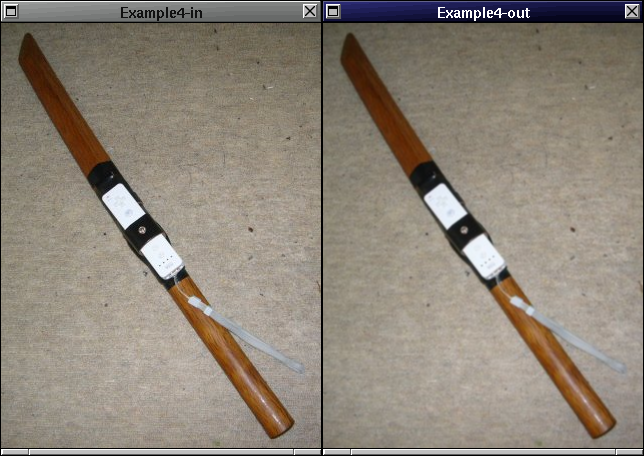
//> input picture chapter_02/gaussian_converted_image.png, 644 x 456 px
$ ./example_2-6 gaussian_converted_image.png   (built with g++ and OpenCV 4)
//> lines starting //> are read from the running program, lines starting //| are printed output that depends on the picture
/*!
  \brief example_2-6.cpp Canny エッジ検出フィルタの適用

  \author Satofumi KAMIMURA

  $Id$
*/

#include <cv.h>
#include <highgui.h>
#include <iostream>

using namespace std;


namespace
{
    IplImage* do_canny(IplImage* original,
                       double low_threshold,
                       double high_threshold,
                       double aperture)
    {
        if (original->nChannels != 1) {
            // グレスケール画像以外は扱わない
            cout << "nChannels: " << original->nChannels << endl;
            return NULL;
        }

        IplImage* converted = cvCreateImage(cvGetSize(original),
                                            IPL_DEPTH_8U, 1);

        cvCanny(original, converted, low_threshold, high_threshold, aperture);
        return converted;
    }
}


int main(int argc, char *argv[])
{
    if (argc <= 1) {
        cout << "usage: " << argv[0] << " <image file>" << endl;
        return 1;
    }

    const char* image_file = argv[1];
    IplImage* original = cvLoadImage(image_file, CV_LOAD_IMAGE_GRAYSCALE);
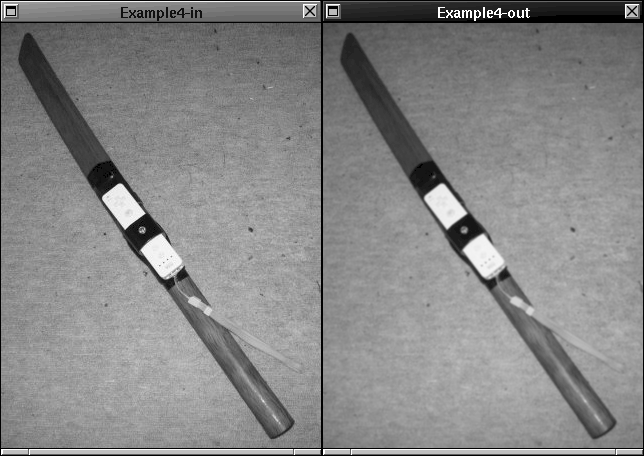
//> original: 456 rows x 644 cols, CV_8UC1; min 0, max 255, mean 134.1
    IplImage* converted = do_canny(original, 10.0, 100.0, 3.0);
//> in do_canny, `cvCanny(original, converted, low_threshold, high_threshold, aperture);`:
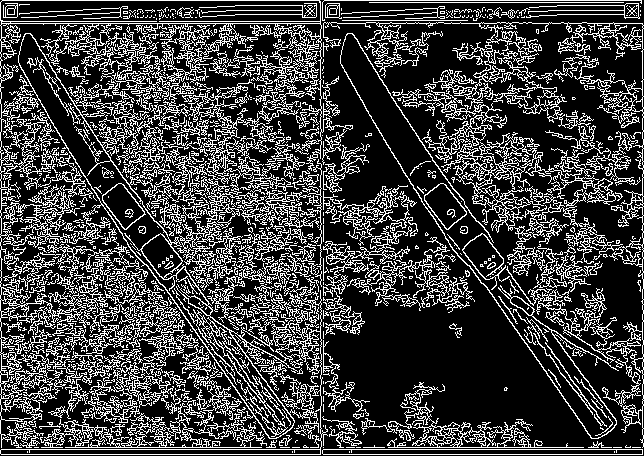
//> converted: 456 rows x 644 cols, CV_8UC1; 25.2% white in thin lines or dots

    const char* window_name = "Example 6";
    cvNamedWindow(window_name);
    cvShowImage(window_name, converted);

    // キーの入力待ち
    cvWaitKey(0);
    cvDestroyWindow(window_name);

    return 0;
}

$ run again, on chapter_02/pyr_converted_image.png
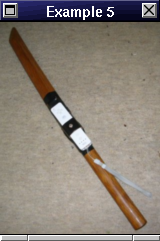
//> input picture chapter_02/pyr_converted_image.png, 160 x 241 px
//> `IplImage* original = cvLoadImage(image_file, CV_LOAD_IMAGE_GRAYSCALE);`:
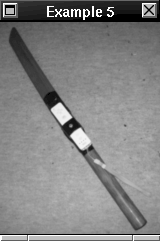
//> original: 241 rows x 160 cols, CV_8UC1; min 0, max 255, mean 131.5
//> in do_canny, `cvCanny(original, converted, low_threshold, high_threshold, aperture);`:
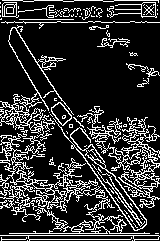
//> converted: 241 rows x 160 cols, CV_8UC1; 19.5% white in thin lines or dots
